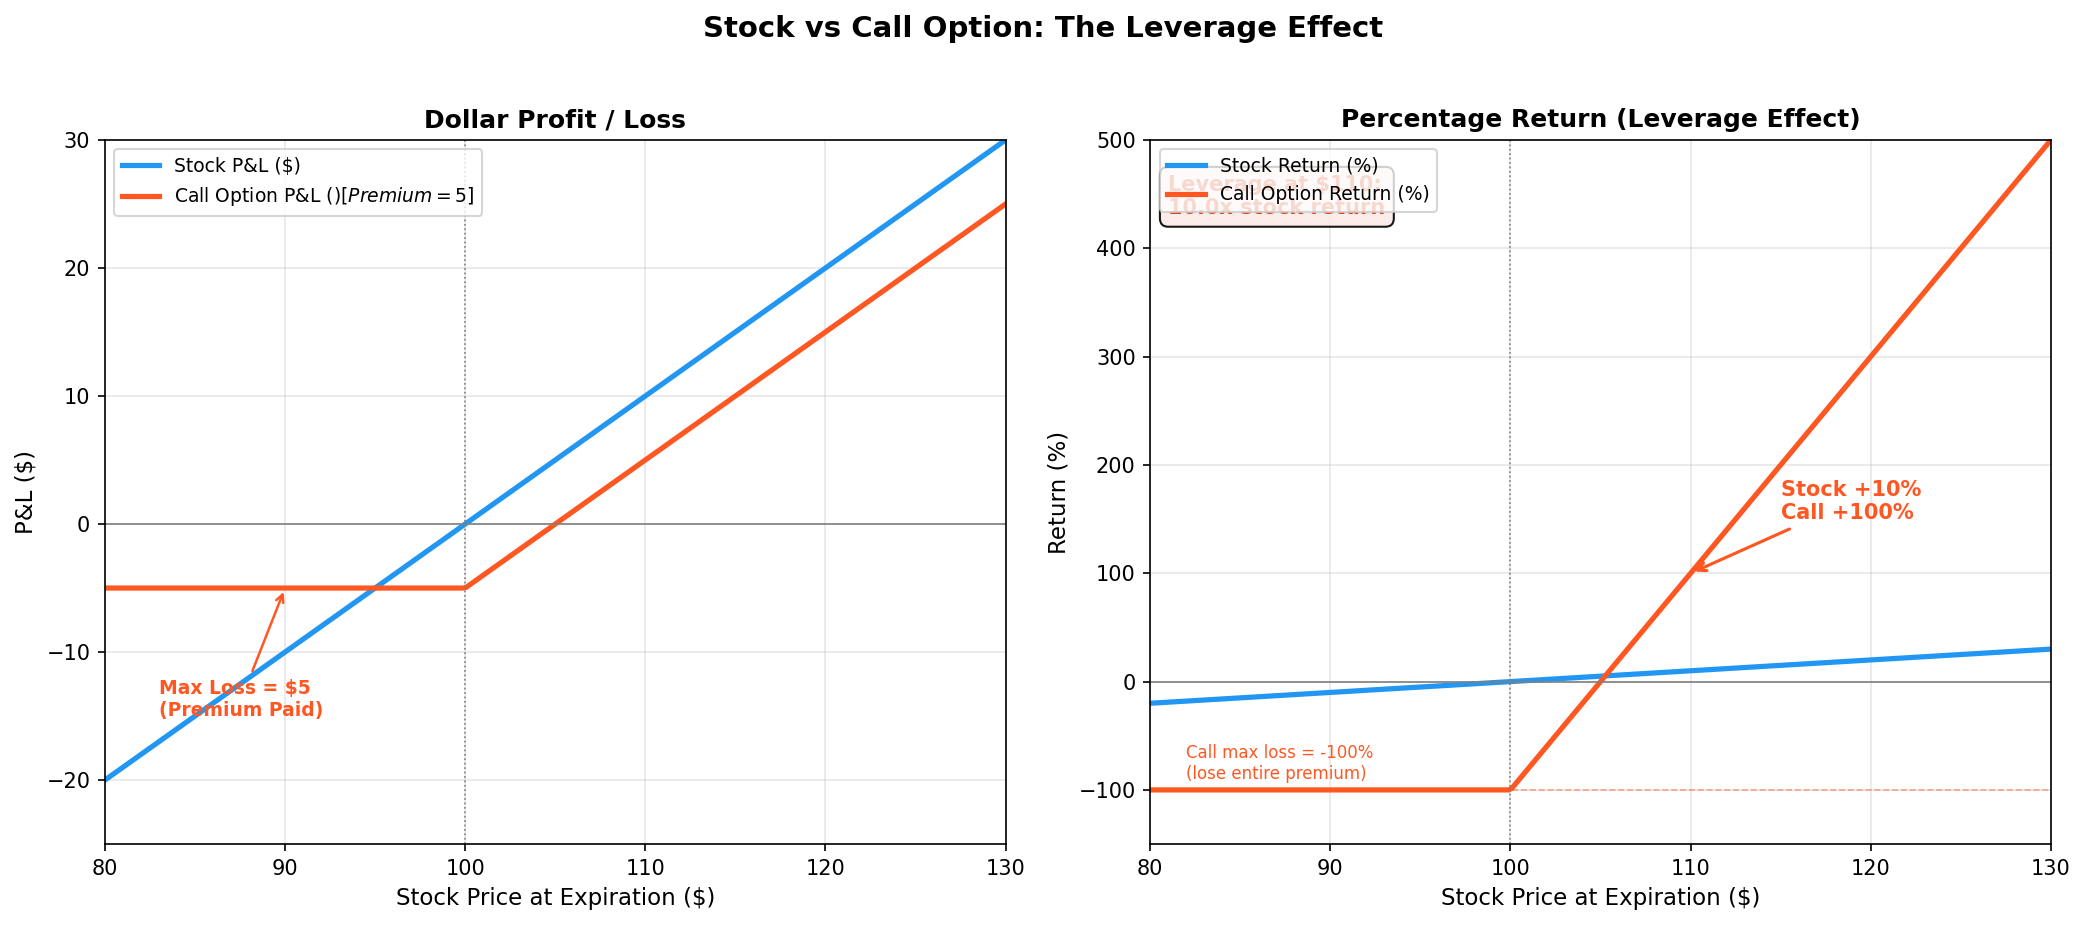

Here is the Python script that generated this plot:
"""
Week 37: Leverage Effect -- Stock Return vs Call Option Return
================================================================
Compares the percentage return of holding stock vs holding a call
option for the same underlying price move. Demonstrates how options
provide leveraged exposure.

Output: week37_leverage_payoff.png
"""

import numpy as np
import matplotlib.pyplot as plt

# -------------------------------------------------------------------
# Parameters
# -------------------------------------------------------------------
stock_entry = 100       # bought stock at $100
call_strike = 100       # ATM call
call_premium = 5        # paid $5 for the call
shares = 1              # one share vs one contract for simplicity

# -------------------------------------------------------------------
# Stock price range at expiration
# -------------------------------------------------------------------
stock_prices = np.linspace(80, 130, 300)

# -------------------------------------------------------------------
# Return calculations
# -------------------------------------------------------------------
# Stock percentage return
stock_return_pct = ((stock_prices - stock_entry) / stock_entry) * 100

# Call option P&L
call_pnl = np.maximum(stock_prices - call_strike, 0) - call_premium

# Call option percentage return (based on premium paid)
call_return_pct = (call_pnl / call_premium) * 100

# -------------------------------------------------------------------
# Plotting
# -------------------------------------------------------------------
fig, (ax1, ax2) = plt.subplots(1, 2, figsize=(14, 6))

# ---- Left panel: Dollar P&L comparison ---------------------------
ax1.plot(stock_prices, stock_prices - stock_entry, color="#2196F3",
         linewidth=2.5, label="Stock P&L ($)")
ax1.plot(stock_prices, call_pnl, color="#FF5722", linewidth=2.5,
         label=f"Call Option P&L ($) [Premium=${call_premium}]")

ax1.axhline(0, color="grey", linewidth=0.8)
ax1.axvline(stock_entry, color="grey", linewidth=0.8, linestyle=":")

# Shade the option's max loss
ax1.fill_between(stock_prices, -call_premium, call_pnl,
                 where=stock_prices <= call_strike,
                 color="#FF5722", alpha=0.1)

ax1.annotate(f"Max Loss = ${call_premium}\n(Premium Paid)",
             xy=(90, -call_premium), xytext=(83, -15),
             fontsize=9, fontweight="bold", color="#FF5722",
             arrowprops=dict(arrowstyle="->", color="#FF5722", lw=1.2))

ax1.set_title("Dollar Profit / Loss", fontsize=12, fontweight="bold")
ax1.set_xlabel("Stock Price at Expiration ($)", fontsize=11)
ax1.set_ylabel("P&L ($)", fontsize=11)
ax1.legend(fontsize=9, loc="upper left")
ax1.grid(True, alpha=0.3)
ax1.set_xlim(80, 130)
ax1.set_ylim(-25, 30)

# ---- Right panel: Percentage return comparison --------------------
ax2.plot(stock_prices, stock_return_pct, color="#2196F3",
         linewidth=2.5, label="Stock Return (%)")
ax2.plot(stock_prices, call_return_pct, color="#FF5722",
         linewidth=2.5, label="Call Option Return (%)")

ax2.axhline(0, color="grey", linewidth=0.8)
ax2.axvline(stock_entry, color="grey", linewidth=0.8, linestyle=":")

# Example annotation: +10% stock move
stock_at_110 = 110
stock_ret_110 = ((stock_at_110 - stock_entry) / stock_entry) * 100
call_pnl_110 = max(stock_at_110 - call_strike, 0) - call_premium
call_ret_110 = (call_pnl_110 / call_premium) * 100

ax2.annotate(
    f"Stock +{stock_ret_110:.0f}%\nCall +{call_ret_110:.0f}%",
    xy=(stock_at_110, call_ret_110),
    xytext=(stock_at_110 + 5, call_ret_110 + 50),
    fontsize=10, fontweight="bold", color="#FF5722",
    arrowprops=dict(arrowstyle="->", color="#FF5722", lw=1.5),
)

# Leverage ratio annotation
leverage = call_ret_110 / stock_ret_110
ax2.text(0.02, 0.95,
         f"Leverage at $110:\n{leverage:.1f}x stock return",
         transform=ax2.transAxes, fontsize=10, fontweight="bold",
         verticalalignment="top", color="#D84315",
         bbox=dict(boxstyle="round,pad=0.4", facecolor="#FBE9E7", alpha=0.9))

# Max loss annotation for call
ax2.axhline(-100, color="#FF5722", linewidth=0.8, linestyle="--", alpha=0.5)
ax2.text(82, -90, "Call max loss = -100%\n(lose entire premium)",
         fontsize=8, color="#FF5722")

ax2.set_title("Percentage Return (Leverage Effect)",
              fontsize=12, fontweight="bold")
ax2.set_xlabel("Stock Price at Expiration ($)", fontsize=11)
ax2.set_ylabel("Return (%)", fontsize=11)
ax2.legend(fontsize=9, loc="upper left")
ax2.grid(True, alpha=0.3)
ax2.set_xlim(80, 130)
ax2.set_ylim(-150, 500)

# -------------------------------------------------------------------
# Suptitle
# -------------------------------------------------------------------
fig.suptitle("Stock vs Call Option: The Leverage Effect",
             fontsize=14, fontweight="bold", y=1.02)

plt.tight_layout()
plt.savefig("B:/chanmainvest/tutorial/course/animation/week37_leverage_payoff.png",
            dpi=150, bbox_inches="tight")
plt.close()
print("Saved week37_leverage_payoff.png")
